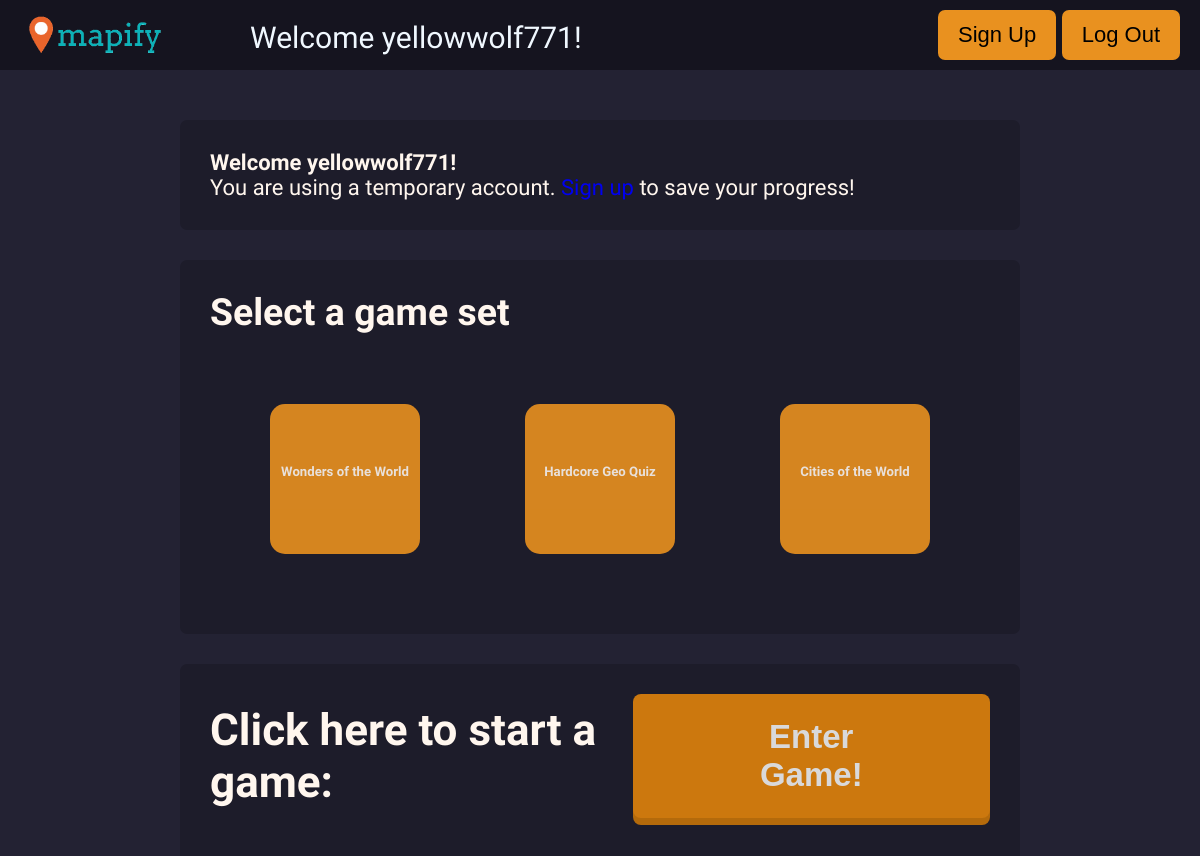
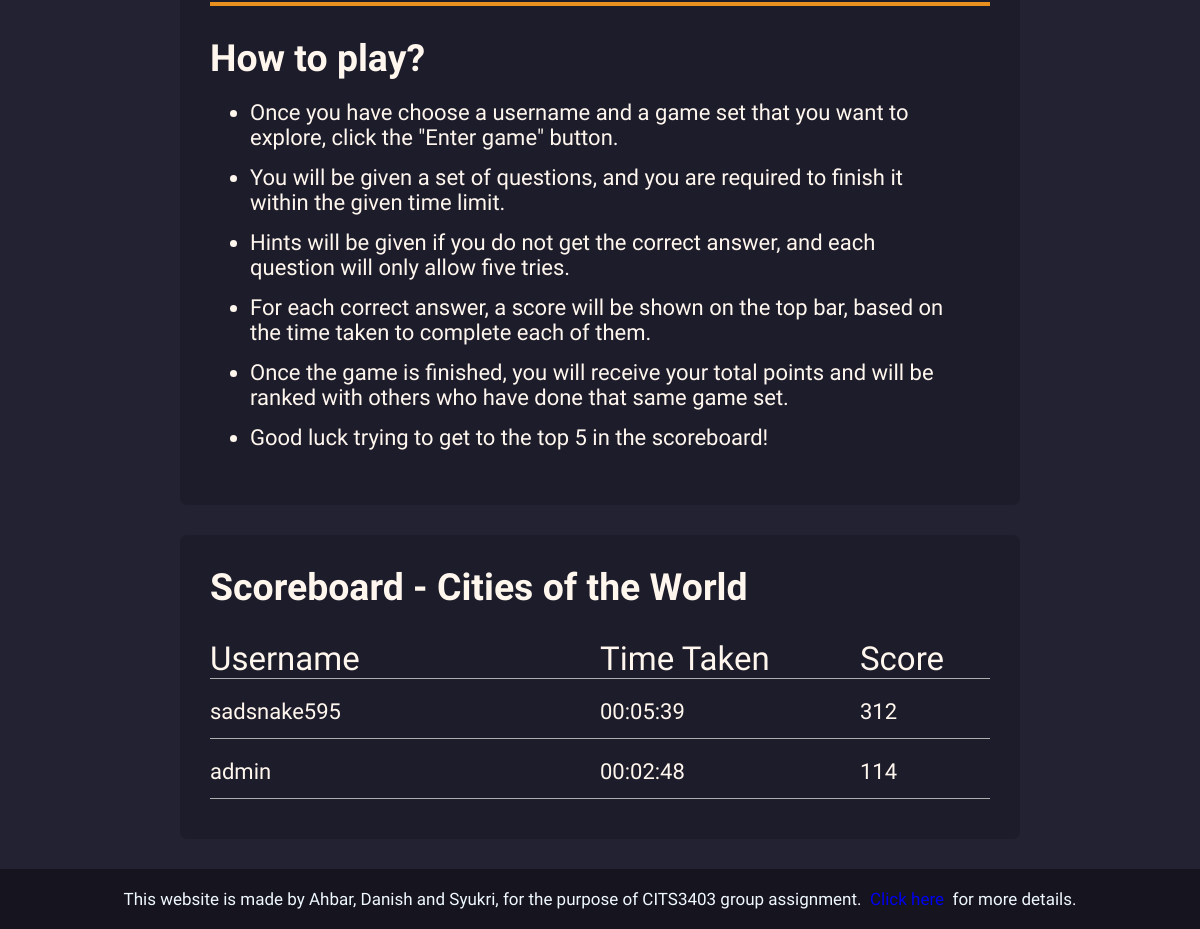
Screenshot of / (signed in) with the database file from the repository (2 pictures, top to bottom).
### app/models.py (models this page shows, shortened)
class User(UserMixin, db.Model):
    __tablename__ = 'user_table'
    id = db.Column(db.Integer, primary_key = True)
    user_type = db.Column(db.String(64))
    username = db.Column(db.String(64))
    password_hash = db.Column(db.String(128))
    score_child = db.relationship("Score", backref = 'user_parent')

class QuestionSet(db.Model):
    __tablename__ = 'questionset'
    id = db.Column(db.Integer, primary_key = True)
    name = db.Column(db.String(64))
    number_of_questions = db.Column(db.Integer)
    child = db.relationship("CurrentQuestion")
    score_child = db.relationship('Score', backref= 'questionset_parent')
    def __repr__(self):
        return self.name

class Score(db.Model):
    __tablename__ = 'score'
    id = db.Column(db.Integer, primary_key = True)
    user_id = db.Column(db.Integer, db.ForeignKey('user_table.id'))
    questionset_id = db.Column(db.Integer, db.ForeignKey('questionset.id'))
    score = db.Column(db.Integer)
    time_taken = db.Column(db.Time)

### app/routes.py (the view)
@app.route('/', methods = ['GET','POST'])
def home():
    questionSet = QuestionSet.query.all()
    newestSet = QuestionSet.query.all()[-1]
    scoreSorted = Score.query.filter_by(questionset_id=newestSet.id).order_by(Score.score.desc()).all() #Order by descending
    return render_template('home.html', questionSet = questionSet, newestSet = newestSet, scoreSorted = scoreSorted)

### app/models.py (called while the page is built)
@login.user_loader
def load_user(id):
    return User.query.get(id)

### app/templates/home.html (shortened to what this page needs)
{% extends 'base.html' %}
{% block body %}
<div class="container">
    {% if current_user.is_authenticated and current_user.user_type == 'regular' %}
    <div id="home-user" class="flex-display home-box">
        <span id="text">
            <h2>Welcome {{ current_user.username }}!</h2>
        </span>
    </div>
    {% elif current_user.is_authenticated and current_user.user_type == 'temp' %}
    <div id="home-user" class="flex-display home-box">
        <span id="text">
            <h2>Welcome {{ current_user.username }}!</h2>
            <p>You are using a temporary account. <a href='/register'>Sign up</a> to save your progress!</p>
        </span>
    </div>
    {% endif %}
    <div class="home-box">
        <h2 class="box-title">Select a game set</h2>
        <section id="game-sets" class="flex-display">
            {% for set in questionSet %}
            <span class="mini-card hoverable" id='{{ set.id }}' onclick='saveSet(this.id)'>
                <h3 class="card-title">
                    {{ set }}
                </h3>
            </span>
            {% endfor %}
        </section>
    </div>
    <div class="home-box">
        <div id="home-start" class="flex-display">
            <h2>Click here to start a game:</h2>
            <button id="start-button" class="clicky-button">Enter Game!</button>
        </div>
        <div id="rules" class="">
            <span>
                <h2 class="box-title">How to play?</h2>
                <ul>
                    <li>Once you have choose a username and a game set that you want to explore, click the "Enter game"
                        button.</li>
                    <li>You will be given a set of questions, and you are required to finish it within the given time
                        limit.</li>
                    <li>Hints will be given if you do not get the correct answer, and each question will only allow five
                        tries.</li>
                    <li>For each correct answer, a score will be shown on the top bar, based on the time taken to
                        complete each of them.</li>
                    <li>Once the game is finished, you will receive your total points and will be ranked with others who
                        have done that same game set.</li>
                    <li>Good luck trying to get to the top 5 in the scoreboard!</li>
                </ul>
            </span>
        </div>
    </div>
    <div id="leaderboard-home" class="flex-display home-box">
        <h2 class="box-title">Scoreboard - {{ newestSet.name }}</h2>
        <span class='leaderboard-row' style="padding-bottom: 30px;">
            <div class="name leaderboard-title">Username</div>
            <div class="time-taken leaderboard-title">Time Taken</div>
            <div class="score leaderboard-title">Score</div>
        </span>
        {% for score in scoreSorted %}
        {%  if loop.index < 6  %}
        <span class='leaderboard-row'>
            <div class="name">{{ score.user_parent.username }}</div>
            <div class='time-taken'>{{ score.time_taken }}</div>
            <div class="score">{{ score.score }}</div>
        </span>
        {% endif %}
        {% endfor %}
    </div>
</div>
{% endblock %}

### app/templates/base.html (shortened to what this page needs)
<!DOCTYPE html>
<html lang="en-US">
<head>
    <link rel="stylesheet" type="text/css" href="../static/css/mystyle.css"
        href="{{url_for('static',filename='css/mystyle.css')}}">
        <link href="https://css.gg/css?=|add|remove|chevron-down|math-plus|close|chevron-double-up|chevron-double-down" rel="stylesheet">
</head>
<body>
    <div class="header">
        <a href="/"><img id="logo" src="../static/css/images/mapify-2.png"></a>
        {% if current_user.is_authenticated and current_user.user_type == 'regular' %}
            <div class="welcomeUser" id='welcome-user'>Welcome {{ current_user.username }}!</div>
            <nav class="tab-right">
                <div class="points" id="points">
                    <p>Points : <b>0</b></p>
                </div>
                <a href='profile'><button id="header-logout-button" class="tablinks">Profile</button></a>
                <a href='logout'><button id="header-logout-button" class="tablinks">Log Out</button></a>
            </nav>
        {% elif current_user.is_authenticated and current_user.user_type == 'temp' %}
            <div class="welcomeUser" id='welcome-user'>Welcome {{ current_user.username }}!</div>
            <nav class="tab-right">
                <a href='register'><button id="header-signup-button" class="tablinks">Sign Up</button></a>
                <a href='logout'><button id="header-logout-button" class="tablinks">Log Out</button></a>
            </nav>
        {% endif %}
    </div>
    {% block body %}{% endblock %}
    <footer>
        <p>This website is made by Ahbar, Danish and Syukri, for the purpose of CITS3403 group assignment. &nbsp;<a
                href="https://github.com/msyukri-zaidin/CITS3403-Project-1" target="_blank">Click here</a> &nbsp;for
            more details.</p>
    </footer>
</body>
</html>

### app/static/css/mystyle.css (style rules this page uses)
* { padding: 0; margin: 0; box-sizing: border-box; font-size: 100%; text-decoration: none; }
body { min-height: 100vh; font-family: "Sniglet"; font-size: 22px; background-color: #232233; color: rgb(255, 246, 238); position: relative; padding-bottom: 40px; }
.container { margin: 50px 0px; margin-left: 15%; margin-right: 15%; }
.flex-display { display: flex; justify-content: space-between; }
.home-box { background-color: rgba(0, 0, 0, 0.185); box-sizing: border-box; border-radius: 7px; padding: 30px; margin: 30px 0; }
.box-title { flex: 0 0 100%; margin-bottom: 20px; font-size: 1.7em; }
.header { width: 100%; background-color: rgba(0, 0, 0, 0.4); overflow: hidden; }
#logo { background-color: rgba(0, 0, 0, 0.01); color: aliceblue; margin-left: 20px; margin-top: 5px; float: left; max-width: 150px; }
.tab-right { background-color: rgba(0, 0, 0, 0.01); margin: 10px 20px; float: right; }
.tab-right button { background-color: rgb(233, 145, 31); border-radius: 7px; border: none; outline: none; cursor: pointer; padding: 12px 20px; transition: 0.3s; font-size: 1em; }
.welcomeUser { text-align: left; display: inline-block; margin: 20px 40px 0 80px; font-size: 30px; color: aliceblue; }
#game-sets { padding: 20px; flex-wrap: wrap; overflow: hidden; }
.mini-card { margin: 30px 40px; width: 150px; height: 150px; background-color: rgb(233, 145, 31); border-radius: 15px; cursor: pointer; opacity: 0.9; flex-wrap: wrap; }
.mini-card .card-title { text-align: center; margin-top: 60px; font-size: 1.1vw; font-weight: bold; }
#home-start h2 { padding: 10px 0; font-size: 2em; }
#start-button { font-size: 1.5em; font-weight: bold; }
#rules { border-top: solid 4px rgb(233, 145, 31); margin-top: 40px; padding-top: 30px; }
#rules ul { margin: 10px 40px; }
#rules ul li { padding-bottom: 15px; font-size: 1em; }
#leaderboard-home { flex-direction: column; }
.leaderboard-row { position: relative; display: flex; flex-flow: row; width: 100%; height: 40px; margin: 10px 0px; border-bottom: 1px solid #afafaf; }
.leaderboard-title { font-size: 1.5em; padding-bottom: 20px; }
.leaderboard-row .name { position: relative; display: inline-block; width: 75%; }
.leaderboard-row .time-taken { position: relative; display: inline-block; width: 50%; }
.leaderboard-row .score { position: relative; width: 25%; float: right; }
.clicky-button { position: relative; cursor: pointer; box-shadow: 0 7px 0 0 rgb(197, 115, 8); background: rgb(223, 131, 12); color: #eee; padding: 0.4em 3em; border: 0; font-size: 1.3em; opacity: 0.9; border-radius: 8px; }
footer { color: aliceblue; background-color: rgba(0, 0, 0, 0.4); overflow: hidden; padding: 20px 0px; text-align: center; font-size: 17px; position: absolute; bottom: 0; width: 100%; }

### rows the page displays
User: username "yellowwolf771"
QuestionSet: name "Wonders of the World"
QuestionSet: name "Hardcore Geo Quiz"
QuestionSet: name "Cities of the World"
Score: user_parent.username "sadsnake595", time_taken "00:05:39", score "312"
Score: user_parent.username "admin", time_taken "00:02:48", score "114"
